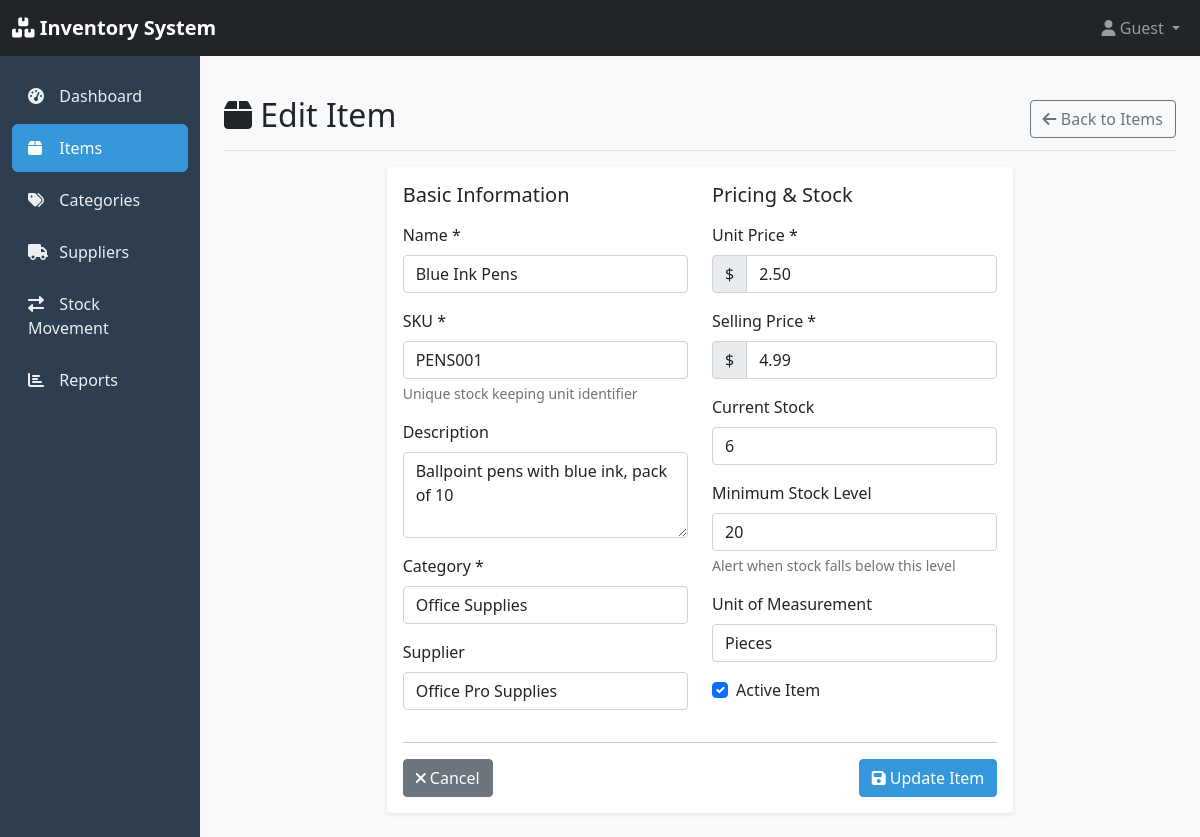
The page /inventory/items/5/edit/ on the database its author committed.
### inventory/models.py (models this page shows, shortened)
class Item(models.Model):
    UNIT_CHOICES = [
        ('pieces', 'Pieces'),
        ('kg', 'Kilograms'),
        ('liters', 'Liters'),
        ('meters', 'Meters'),
        ('boxes', 'Boxes'),
    ]
    name = models.CharField(max_length=200)
    description = models.TextField(blank=True)
    sku = models.CharField(max_length=50, unique=True, help_text="Stock Keeping Unit")
    category = models.ForeignKey(Category, on_delete=models.CASCADE, related_name='items')
    supplier = models.ForeignKey(Supplier, on_delete=models.SET_NULL, null=True, blank=True, related_name='items')
    unit_price = models.DecimalField(max_digits=10, decimal_places=2, validators=[MinValueValidator(Decimal('0.00'))])
    selling_price = models.DecimalField(max_digits=10, decimal_places=2, validators=[MinValueValidator(Decimal('0.00'))])
    quantity_in_stock = models.PositiveIntegerField(default=0)
    minimum_stock_level = models.PositiveIntegerField(default=10, help_text="Alert when stock falls below this level")
    unit_of_measurement = models.CharField(max_length=20, choices=UNIT_CHOICES, default='pieces')
    is_active = models.BooleanField(default=True)
    created_at = models.DateTimeField(auto_now_add=True)
    updated_at = models.DateTimeField(auto_now=True)
    created_by = models.ForeignKey(User, on_delete=models.SET_NULL, null=True, blank=True)
    class Meta:
        ordering = ['name']

### inventory/views.py (the view)
# urls.py: path('items/<int:item_id>/edit/', views.item_edit, name='item_edit'),
def item_edit(request, item_id):
    item = get_object_or_404(Item, id=item_id)
    if request.method == 'POST':
        form = ItemForm(request.POST, instance=item)
        if form.is_valid():
            form.save()
            messages.success(request, f'Item "{item.name}" updated successfully!')
            return redirect('inventory:item_detail', item_id=item.id)
    else:
        form = ItemForm(instance=item)
    return render(request, 'inventory/item_form.html', {
        'form': form,
        'item': item,
        'title': 'Edit Item'
    })

### inventory/models.py (called while the page is built)
    def __str__(self):
        return self.name

    def __str__(self):
        return self.name

### inventory/templates/inventory/item_form.html (shortened to what this page needs)
{% extends 'inventory/base.html' %}
{% block content %}
<div class="d-flex justify-content-between flex-wrap flex-md-nowrap align-items-center pt-3 pb-2 mb-3 border-bottom">
    <h1 class="h2">
        <i class="fas fa-box"></i>
        {{ title }}
    </h1>
    <div class="btn-toolbar mb-2 mb-md-0">
        <a href="{% url 'inventory:item_list' %}" class="btn btn-outline-secondary">
            <i class="fas fa-arrow-left"></i> Back to Items
        </a>
    </div>
</div>
<div class="row justify-content-center">
    <div class="col-md-8">
        <div class="card">
            <div class="card-body">
                <form method="post">
                    <div class="row">
                        <div class="col-md-6">
                            <h5 class="mb-3">Basic Information</h5>
                            <div class="mb-3">
                                <label for="{{ form.name.id_for_label }}" class="form-label">Name *</label>
                                {{ form.name }}
                            </div>
                            <div class="mb-3">
                                <label for="{{ form.sku.id_for_label }}" class="form-label">SKU *</label>
                                {{ form.sku }}
                                <div class="form-text">Unique stock keeping unit identifier</div>
                            </div>
                            <div class="mb-3">
                                <label for="{{ form.description.id_for_label }}" class="form-label">Description</label>
                                {{ form.description }}
                            </div>
                            <div class="mb-3">
                                <label for="{{ form.category.id_for_label }}" class="form-label">Category *</label>
                                {{ form.category }}
                            </div>
                            <div class="mb-3">
                                <label for="{{ form.supplier.id_for_label }}" class="form-label">Supplier</label>
                                {{ form.supplier }}
                            </div>
                        </div>
                        <div class="col-md-6">
                            <h5 class="mb-3">Pricing & Stock</h5>
                            <div class="mb-3">
                                <label for="{{ form.unit_price.id_for_label }}" class="form-label">Unit Price *</label>
                                <div class="input-group">
                                    <span class="input-group-text">$</span>
                                    {{ form.unit_price }}
                                </div>
                            </div>
                            <div class="mb-3">
                                <label for="{{ form.selling_price.id_for_label }}" class="form-label">Selling Price *</label>
                                <div class="input-group">
                                    <span class="input-group-text">$</span>
                                    {{ form.selling_price }}
                                </div>
                            </div>
                            <div class="mb-3">
                                <label for="{{ form.quantity_in_stock.id_for_label }}" class="form-label">Current Stock</label>
                                {{ form.quantity_in_stock }}
                            </div>
                            <div class="mb-3">
                                <label for="{{ form.minimum_stock_level.id_for_label }}" class="form-label">Minimum Stock Level</label>
                                {{ form.minimum_stock_level }}
                                <div class="form-text">Alert when stock falls below this level</div>
                            </div>
                            <div class="mb-3">
                                <label for="{{ form.unit_of_measurement.id_for_label }}" class="form-label">Unit of Measurement</label>
                                {{ form.unit_of_measurement }}
                            </div>
                            <div class="mb-3 form-check">
                                {{ form.is_active }}
                                <label class="form-check-label" for="{{ form.is_active.id_for_label }}">
                                    Active Item
                                </label>
                            </div>
                        </div>
                    </div>
                    <hr>
                    <div class="d-flex justify-content-between">
                        <a href="{% url 'inventory:item_list' %}" class="btn btn-secondary">
                            <i class="fas fa-times"></i> Cancel
                        </a>
                        <button type="submit" class="btn btn-primary">
                            <i class="fas fa-save"></i>
                            {% if item %}Update Item{% else %}Create Item{% endif %}
                        </button>
                    </div>
                </form>
            </div>
        </div>
    </div>
</div>
{% endblock %}

### inventory/templates/inventory/base.html (style rules this page uses)
:root { --primary-color: #2c3e50; --secondary-color: #3498db; --success-color: #27ae60; --warning-color: #f39c12; --danger-color: #e74c3c; }
body { background-color: #f8f9fa; }
.card { border: none; box-shadow: 0 0.125rem 0.25rem rgba(0, 0, 0, 0.075); transition: all 0.3s; }
.btn-primary { background-color: var(--secondary-color); border-color: var(--secondary-color); }

### rows shown on the page
Item: name "Blue Ink Pens", sku "PENS001", description "Ballpoint pens with blue ink, pack of 10", category "Office Supplies", supplier "Office Pro Supplies", unit_price "2.50", selling_price "4.99", quantity_in_stock "6", minimum_stock_level "20", unit_of_measurement "Pieces", is_active "☑"

### other values the page prints
{{ title }} "Edit Item"
